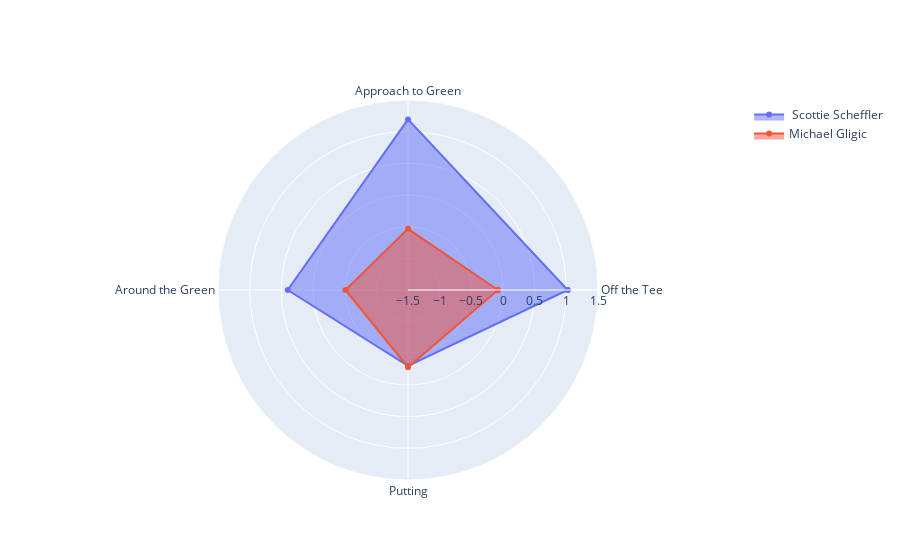

The notebook cell saved with this chart:
### Markdown cell above
Firstly lets create a radar plot of the world number 1 and top of money list golfer for 2023 - Scottie Scheffler - compared to lowest on money list Michael Gligic

### Code cell
#Radar Chart for Scheffler SG areas 

#First lets get Scotties stats
Scottie_OTT = sg_df[sg_df['PLAYER'] == 'Scottie Scheffler']['OTT'].iloc[0]
Scottie_APP = sg_df[sg_df['PLAYER'] == 'Scottie Scheffler']['APP'].iloc[0]
Scottie_ATG = sg_df[sg_df['PLAYER'] == 'Scottie Scheffler']['ARG'].iloc[0]
Scottie_PUTT = sg_df[sg_df['PLAYER'] == 'Scottie Scheffler']['PUTT'].iloc[0]

#Now Gligic stats
MG_OTT = sg_df[sg_df['PLAYER'] == 'Michael Gligic']['OTT'].iloc[0]
MG_APP = sg_df[sg_df['PLAYER'] == 'Michael Gligic']['APP'].iloc[0]
MG_ATG = sg_df[sg_df['PLAYER'] == 'Michael Gligic']['ARG'].iloc[0]
MG_PUTT = sg_df[sg_df['PLAYER'] == 'Michael Gligic']['PUTT'].iloc[0]






categories = ['Off the Tee','Approach to Green','Around the Green','Putting','Off the Tee']#close end value

fig = go.Figure()

fig.add_trace(go.Scatterpolar(
      r=[Scottie_OTT, Scottie_APP, Scottie_ATG,Scottie_PUTT, Scottie_OTT],#close end value
      theta=categories,
      fill='toself',
      name=' Scottie Scheffler'
))
fig.add_trace(go.Scatterpolar(
      r=[MG_OTT, MG_APP, MG_ATG,MG_PUTT, MG_OTT],#close end value
      theta=categories,
      fill='toself',
      name='Michael Gligic',
        
))

fig.update_layout(
  polar=dict(
    radialaxis=dict(
      visible=True,
      range=[-1.5, 1.5]
    )),
  showlegend=True
)


fig.show()

### Figure 1 — Plotly figure (JSON) as saved in the notebook; plotly's stock layout.template omitted (floating-point values rounded to 4 significant figures)
{"data": [{"fill": "toself", "name": " Scottie Scheffler", "r": [1.021, 1.194, 0.399, -0.301, 1.021], "theta": ["Off the Tee", "Approach to Green", "Around the Green", "Putting", "Off the Tee"], "type": "scatterpolar"}, {"fill": "toself", "name": "Michael Gligic", "r": [-0.081, -0.534, -0.513, -0.281, -0.081], "theta": ["Off the Tee", "Approach to Green", "Around the Green", "Putting", "Off the Tee"], "type": "scatterpolar"}], "layout": {"polar": {"radialaxis": {"range": [-1.5, 1.5], "visible": true}}, "showlegend": true}}
